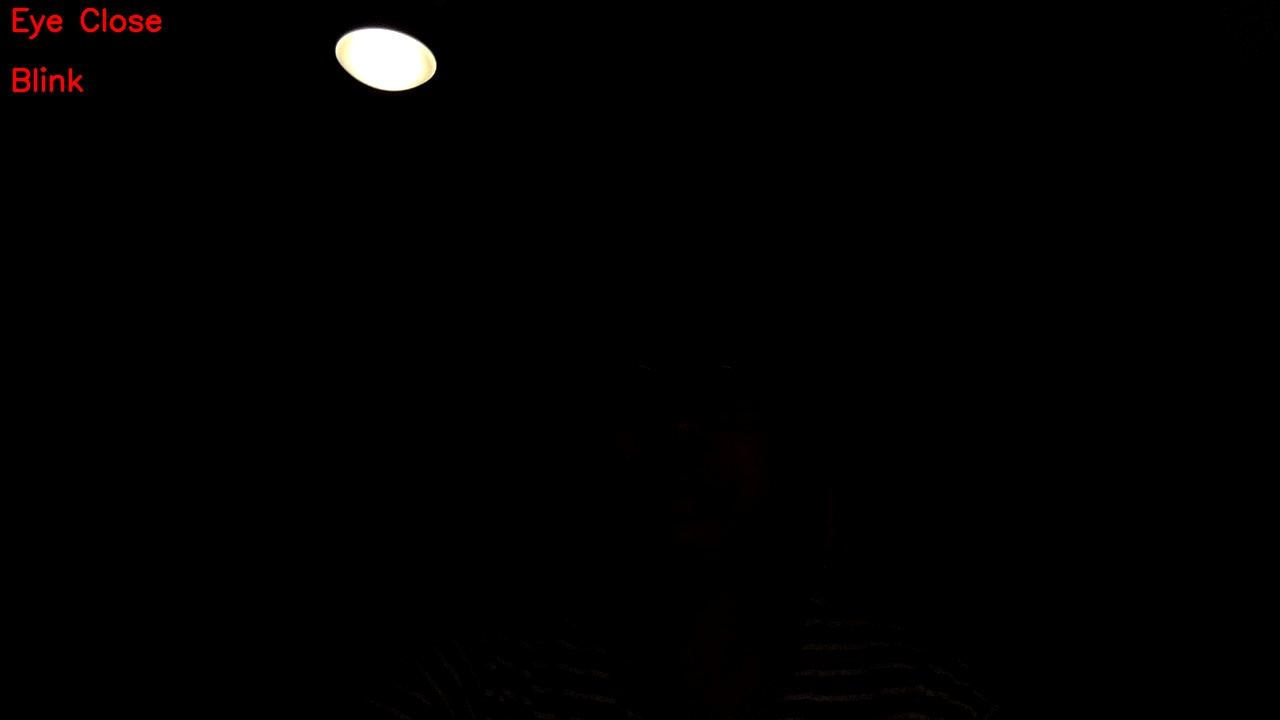
#> input picture pupil_test/imgs/1607151694.2699652.jpg, 1280 x 720 px, found by its file name; its folder holds 4 pictures in this run
$ python pupil_detection.py
#> lines starting #> are read from the running program, lines starting #| are printed output that depends on the picture; after the words box and inside, x2 and y2 are one past the last pixel; in counts of white or black regions, pixels touching at a corner belong together
import numpy as np
import cv2
import time
import os
import matplotlib.pyplot as plt
import matplotlib.animation as animation
eye_cascade = cv2.CascadeClassifier('haarcascae_eye.xml')
# cap = cv2.VideoCapture(0)
# if not cap.isOpened():
#     cap.open(0)

diameter = []
blink = False
bcount = -1
kernel = np.ones((5, 5), np.uint8)
global a
font = cv2.FONT_HERSHEY_SIMPLEX

img_list = [os.path.join('imgs', f) for f in os.listdir('imgs')]

for f in img_list:
    # ret, img = cap.read()
    print(f)
    img = cv2.imread(f)
#> img is the input picture: shape (720, 1280, 3); mean B, G, R 1.3, 1.4, 2
    if img is None:
        print('Empty frame')
        time.sleep(0.5)
        continue
    gray = cv2.cvtColor(img, cv2.COLOR_BGR2GRAY)
    eyes = eye_cascade.detectMultiScale(gray, 1.1, 7)
#> eyes = ()
    if (len(eyes) > 0):
        a = "Eye Open"

        if (blink == True):
            blink = False

        cv2.putText(img, a, (10, 30), font, 1, (0, 0, 255), 2, cv2.LINE_AA)

        for (ex, ey, ew, eh) in eyes:
            #cv2.rectangle(img,(ex,ey),(ex+ew,ey+eh),(0,255,0),2)
            roi_gray2 = gray[ey:ey+eh, ex:ex+ew]
            roi_color2 = img[ey:ey+eh, ex:ex+ew]
            # blur = cv2.GaussianBlur(roi_gray2, (5, 5), 10)
            blur = roi_gray2
            erosion = cv2.erode(blur, kernel, iterations=2)
            # ret3, th3 = cv2.threshold(
            #     erosion, 0, 255, cv2.THRESH_BINARY+cv2.THRESH_OTSU)
            th3 = cv2.adaptiveThreshold(erosion, 255, cv2.ADAPTIVE_THRESH_GAUSSIAN_C,
                                       cv2.THRESH_BINARY, 11, 2)
            cv2.imshow('th3', th3)
            cv2.waitKey(0)
            circles = cv2.HoughCircles(
                erosion, cv2.HOUGH_GRADIENT, 4, 200, param1=20, param2=150, minRadius=0, maxRadius=0)
            try:

                for i in circles[0, :]:
                    if(i[2] > 0 and i[2] < 55):
                        print('here inside forloop')
                        cv2.circle(
                            roi_color2, (i[0], i[1]), i[2], (0, 0, 255), 1)
                        cv2.putText(img, "Pupil Pos:", (450, 30),
                                    font, 1, (0, 0, 255), 2, cv2.LINE_AA)
                        cv2.putText(img, "X "+str(int(i[0]))+" Y "+str(
                            int(i[1])), (430, 60), font, 1, (0, 0, 255), 2, cv2.LINE_AA)
                        d = (i[2]/2.0)
                        dmm = 1/(25.4/d)
                        diameter.append(dmm)
                        cv2.putText(img, str('{0:.2f}'.format(
                            dmm))+"mm", (10, 60), font, 1, (0, 0, 255), 2, cv2.LINE_AA)
                        cv2.circle(
                            roi_color2, (i[0], i[1]), 2, (0, 0, 255), 3)
                        #cv2.imshow('erosion',erosion)
            except Exception as e:
                pass

    else:
        if (blink == False):
            blink = True
            if blink == True:
                cv2.putText(img, "Blink", (10, 90), font,
                            1, (0, 0, 255), 2, cv2.LINE_AA)
        a = "Eye Close"
        cv2.putText(img, a, (10, 30), font, 1, (0, 0, 255), 2, cv2.LINE_AA)
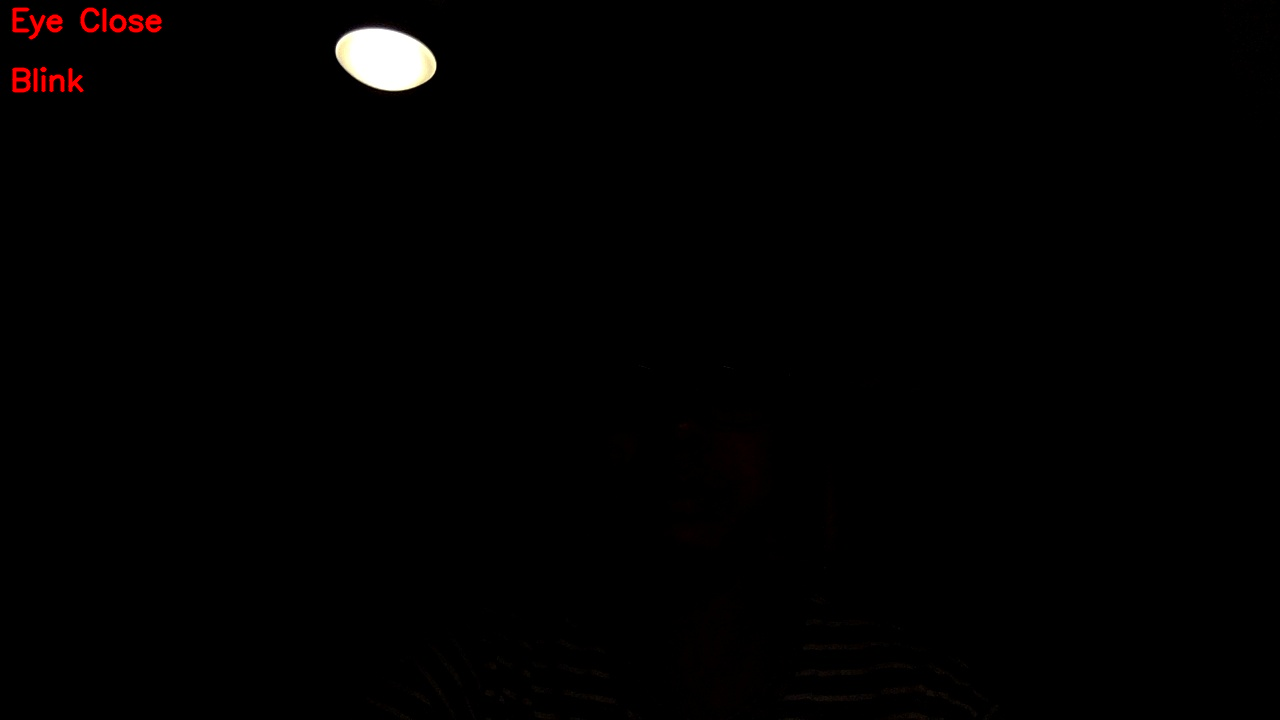
#> img: shape (720, 1280, 3); mean B, G, R 1.3, 1.4, 2.1

    cv2.imshow('img', img)
    cv2.waitKey(0)
#> pass 2 of the loop `for f in img_list:`:
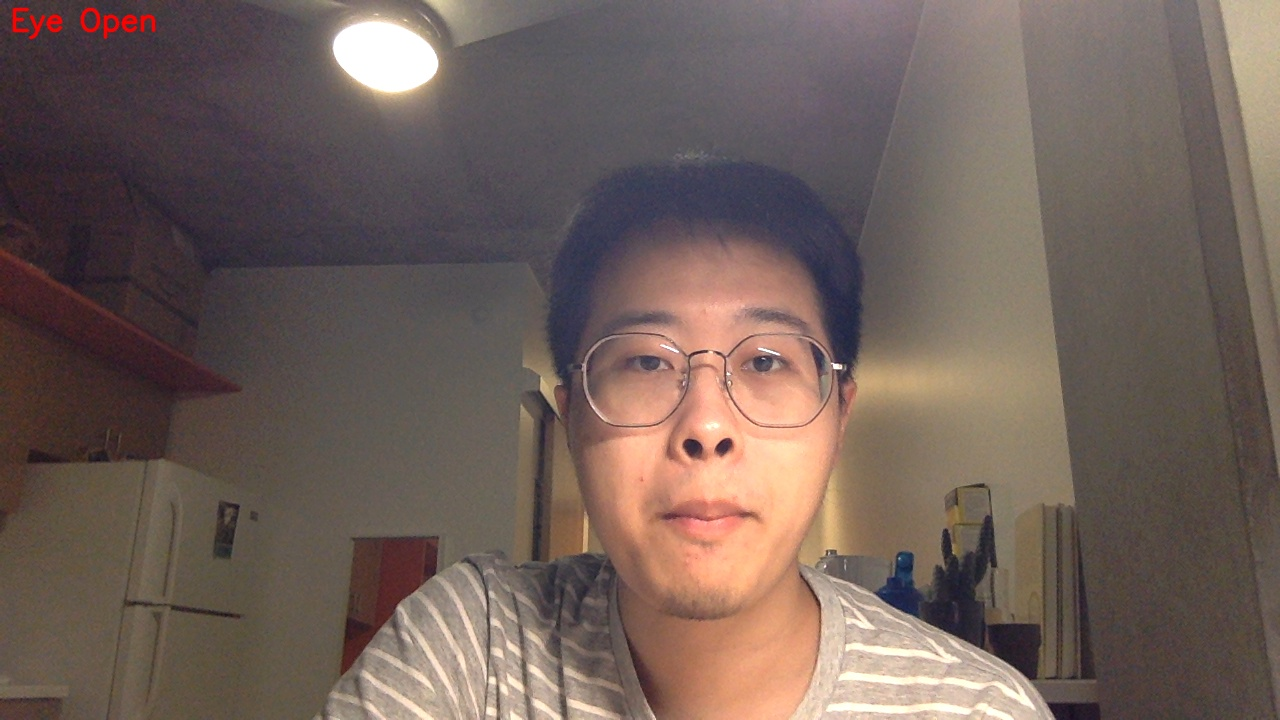
#> input picture pupil_test/imgs/1607151694.814141.jpg, 1280 x 720 px, found by its file name
#> img is the input picture: shape (720, 1280, 3); mean B, G, R 89.8, 96.6, 113.2
#> eyes = [[620, 337, 53, 53], [734, 335, 59, 59], [669, 420, 55, 55]]
#> the loop `for (ex, ey, ew, eh) in eyes:` made 3 passes
#> (printed output is left out)
#> pass 1, `th3 = cv2.adaptiveThreshold(erosion, 255, cv2.ADAPTIVE_THRESH_GAUSSIAN..`:
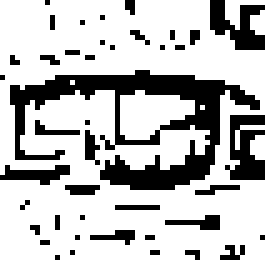
#> th3: shape (53, 53) (shown 5 times larger); 74.3% white; 42 black regions (38 under 20 px), largest, box (x1, y1, x2, y2) and area: (2, 14, 52, 38) 400, (45, 23, 53, 36) 67, (42, 0, 53, 10) 62, (0, 33, 14, 37) 31
#> after the loop `for (ex, ey, ew, eh) in eyes:`:
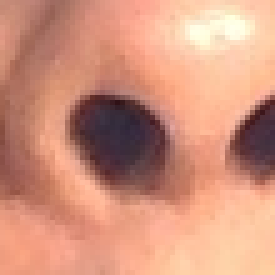
#> roi_color2: shape (55, 55, 3) (shown 5 times larger); mean B, G, R 125.1, 147.7, 209.2
#> after the loop `for (ex, ey, ew, eh) in eyes:`: diameter = [0.449]
#> pass 3 of the loop `for f in img_list:`:
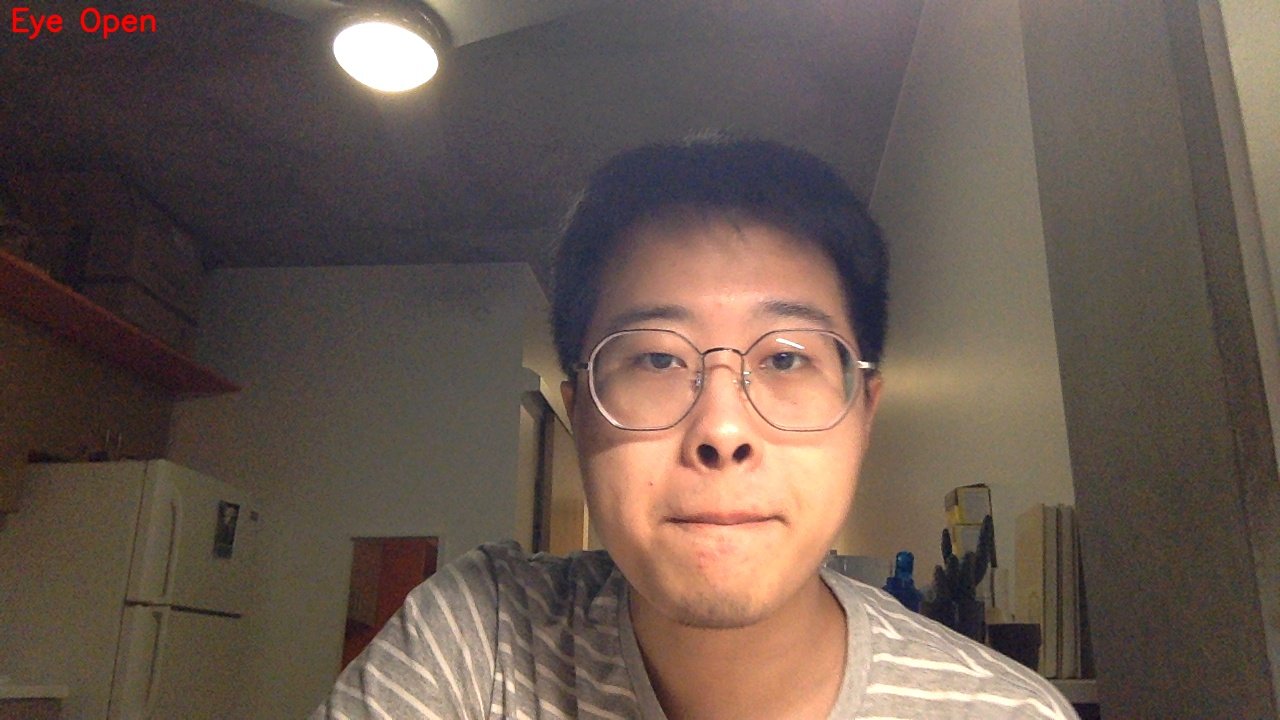
#> input picture pupil_test/imgs/1607151695.176825.jpg, 1280 x 720 px, found by its file name
#> img is the input picture: shape (720, 1280, 3); mean B, G, R 79.8, 88.8, 104.6
#> eyes = [[752, 330, 64, 64], [678, 423, 62, 62], [625, 328, 68, 68]]
#> the loop `for (ex, ey, ew, eh) in eyes:` made 3 passes
#> (ex, ey, ew, eh, circles) on passes 1, 3: (752, 330, 64, 64, [[30, 30, 24.8]]), (625, 328, 68, 68, [[42, 38, 24.8]])
#> (printed output is left out)
#> pass 1, `th3 = cv2.adaptiveThreshold(erosion, 255, cv2.ADAPTIVE_THRESH_GAUSSIAN..`:
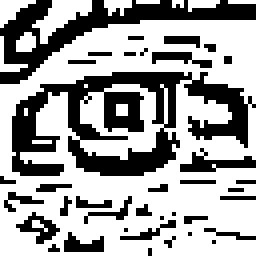
#> th3: shape (64, 64) (shown 4 times larger); 63.8% white; 37 black regions (29 under 20 px), largest, box (x1, y1, x2, y2) and area: (3, 18, 64, 44) 734, (0, 0, 64, 21) 370, (45, 37, 64, 43) 51
#> after the loop `for (ex, ey, ew, eh) in eyes:`:
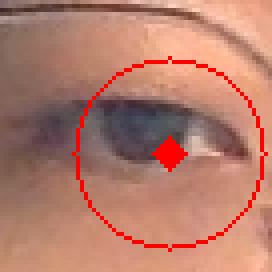
#> roi_color2: shape (68, 68, 3) (shown 4 times larger); mean B, G, R 108.1, 124.3, 180.9
#> after the loop `for (ex, ey, ew, eh) in eyes:`: diameter = [0.449, 0.488, 0.488]
#> the loop made 4 passes; the first 3 are shown
    # [4 lines of commented-out code are left out]
plt.plot(diameter)
plt.ylabel('pupil Diameter')
plt.show()
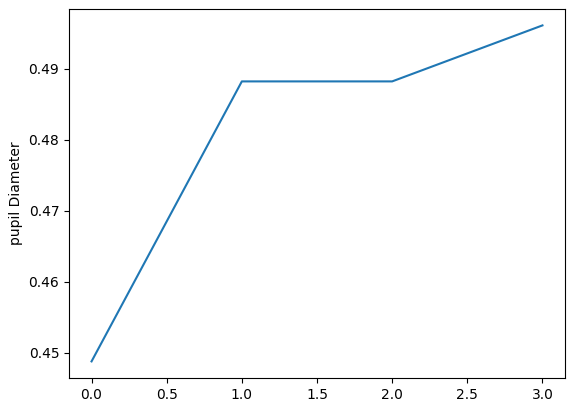
#> figure drawn by matplotlib, 1 panel
#> (the run stopped early here; a loop or call above may not have finished)
